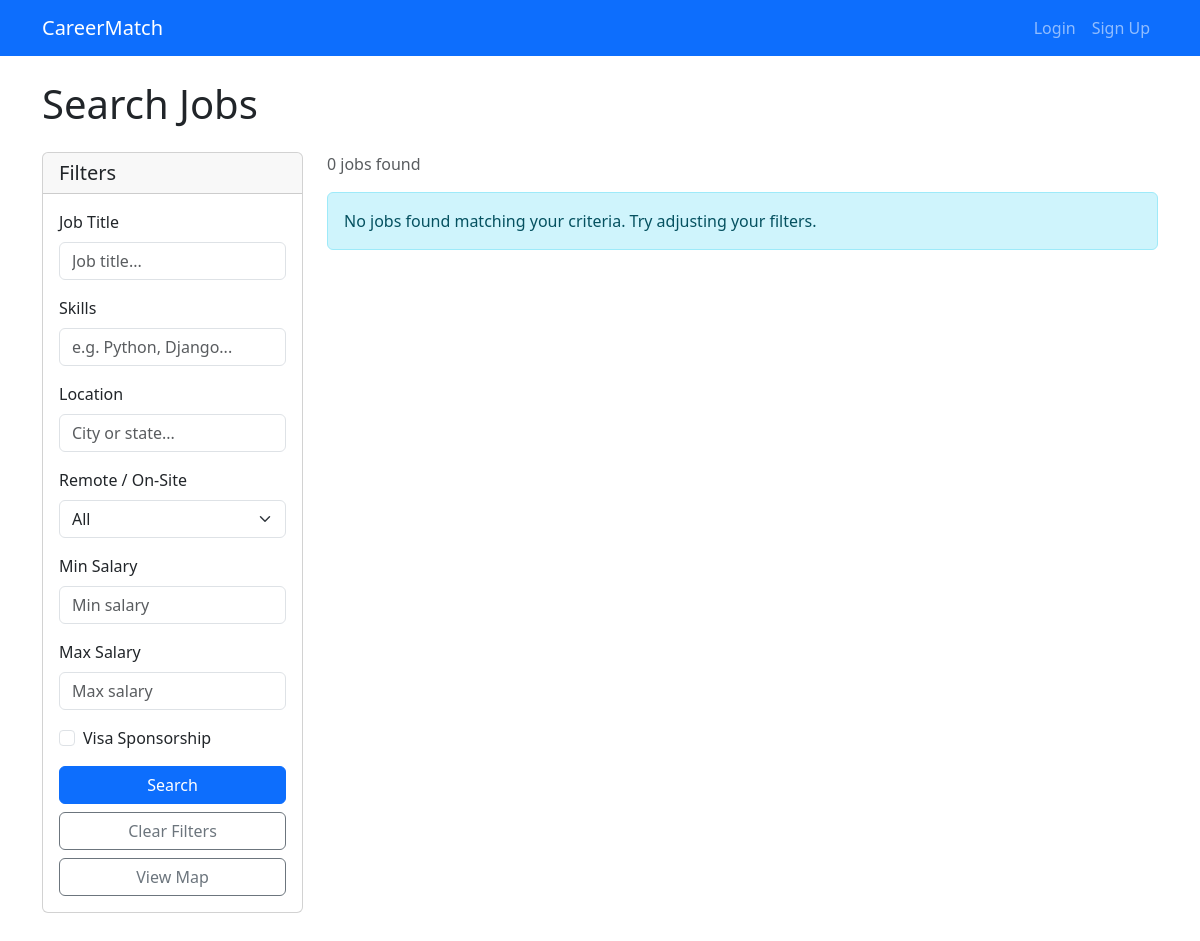
The page /seekers/jobs/ on the database as committed earlier.
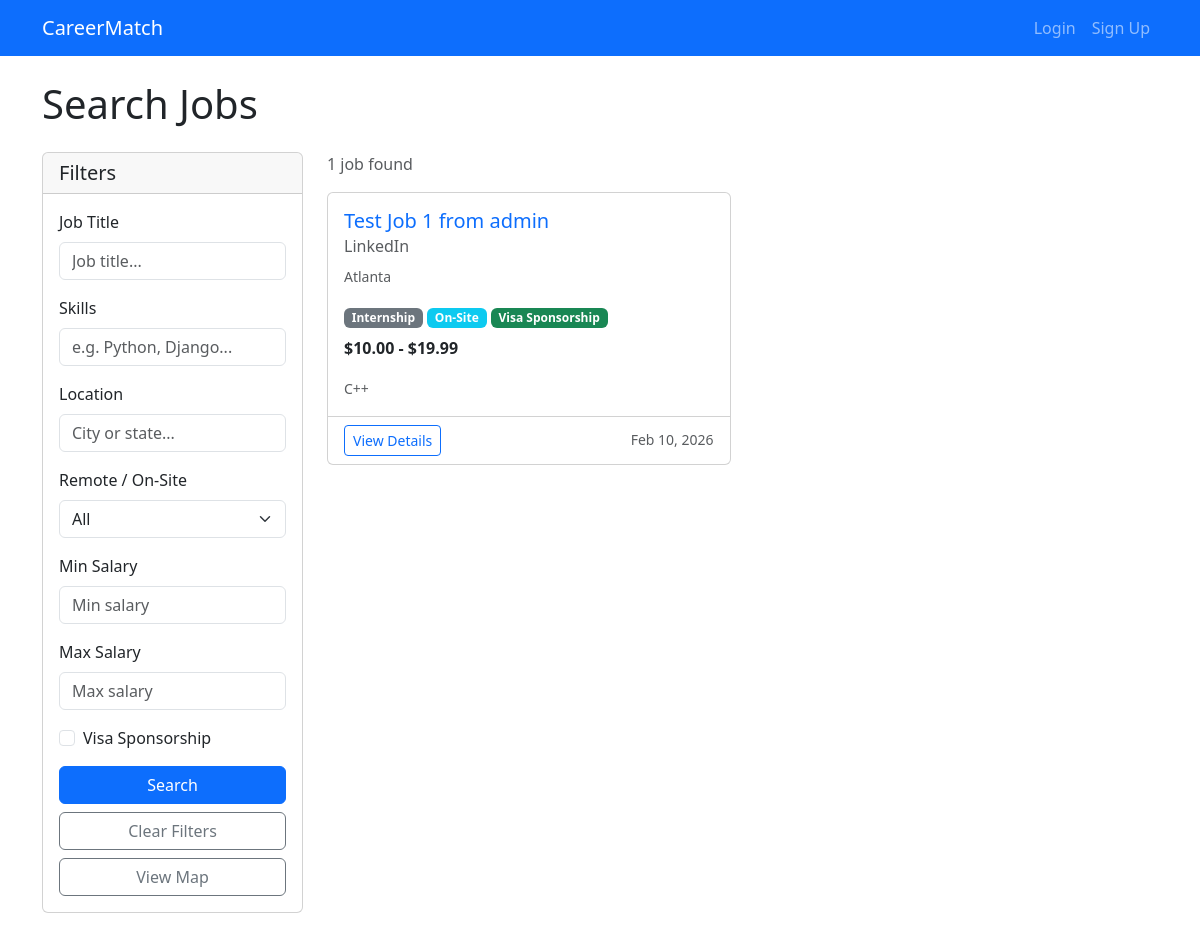
The same page on the database as committed later.
### recruiters/models.py (models this page shows, shortened)
class JobPosting(models.Model):
    JOB_TYPE_CHOICES = [
        ('full_time', 'Full Time'),
        ('part_time', 'Part Time'),
        ('contract', 'Contract'),
        ('internship', 'Internship'),
    ]
    EXPERIENCE_LEVEL_CHOICES = [
        ('entry', 'Entry'),
        ('mid', 'Mid'),
        ('senior', 'Senior'),
        ('executive', 'Executive'),
    ]
    WORK_LOCATION_CHOICES = [
        ('remote', 'Remote'),
        ('on_site', 'On-Site'),
        ('hybrid', 'Hybrid'),
    ]
    recruiter = models.ForeignKey(RecruiterProfile, on_delete=models.CASCADE, related_name='job_postings')
    title = models.CharField(max_length=255)
    description = models.TextField()
    requirements = models.TextField()
    skills = models.CharField(max_length=500, blank=True)
    location = models.CharField(max_length=255)
    job_type = models.CharField(max_length=20, choices=JOB_TYPE_CHOICES)
    experience_level = models.CharField(max_length=20, choices=EXPERIENCE_LEVEL_CHOICES)
    work_location = models.CharField(max_length=20, choices=WORK_LOCATION_CHOICES, default='on_site')
    salary_min = models.DecimalField(max_digits=10, decimal_places=2, null=True, blank=True)
    salary_max = models.DecimalField(max_digits=10, decimal_places=2, null=True, blank=True)
    latitude = models.FloatField(null=True, blank=True)
    longitude = models.FloatField(null=True, blank=True)
    visa_sponsorship = models.BooleanField(default=False)
    is_active = models.BooleanField(default=True)
    application_deadline = models.DateField(null=True, blank=True)
    created_at = models.DateTimeField(auto_now_add=True)
    updated_at = models.DateTimeField(auto_now=True)

class RecruiterProfile(models.Model):
    user = models.OneToOneField(User, on_delete=models.CASCADE, related_name='recruiter_profile')
    company_name = models.CharField(max_length=255)
    company_website = models.URLField(blank=True)
    company_description = models.TextField(blank=True)
    phone = models.CharField(max_length=20, blank=True)

### seekers/views.py (the view)
# urls.py: path('jobs/', views.job_search, name='job_search'),
def job_search(request):
    form = JobSearchForm(request.GET or None)
    jobs = JobPosting.objects.filter(is_active=True).order_by('-created_at')
    jobs = _filter_jobs(form, jobs)
    return render(request, 'seekers/job_search.html', {'form': form, 'jobs': jobs})

### careermatch/context_processors.py (called while the page is built)
def user_role(request):
    is_recruiter = False
    is_seeker = False
    if request.user.is_authenticated:
        from recruiters.models import RecruiterProfile
        from seekers.models import SeekerProfile
        is_recruiter = RecruiterProfile.objects.filter(user=request.user).exists()
        is_seeker = SeekerProfile.objects.filter(user=request.user).exists()
    return {
        'is_recruiter': is_recruiter,
        'is_seeker': is_seeker,
    }

### seekers/views.py (called while the page is built, shortened)
def _filter_jobs(form, jobs):
    if not form.is_valid():
        return jobs

### seekers/templates/seekers/job_search.html (shortened to what the changed rows need)
{% extends 'seekers/base_seekers.html' %}
{% block content %}
<h1 class="mb-4">Search Jobs</h1>
<div class="row">
    <div class="col-md-8 col-lg-9">
        <p class="text-muted mb-3">{{ jobs|length }} job{{ jobs|length|pluralize }} found</p>
        {% if jobs %}
            <div class="row">
                {% for job in jobs %}
                    <div class="col-lg-6 mb-4">
                        <div class="card h-100">
                            <div class="card-body">
                                <h5 class="card-title">
                                    <a href="{% url 'seekers:job_detail' job.pk %}" class="text-decoration-none">{{ job.title }}</a>
                                </h5>
                                <h6 class="card-subtitle mb-2 text-muted">{{ job.recruiter.company_name }}</h6>
                                <p class="card-text">
                                    <small class="text-muted">{{ job.location }}</small>
                                </p>
                                <div class="mb-2">
                                    <span class="badge bg-secondary">{{ job.get_job_type_display }}</span>
                                    <span class="badge bg-info">{{ job.get_work_location_display }}</span>
                                    {% if job.visa_sponsorship %}
                                        <span class="badge bg-success">Visa Sponsorship</span>
                                    {% endif %}
                                </div>
                                {% if job.salary_min or job.salary_max %}
                                    <p class="card-text">
                                        <strong>
                                            {% if job.salary_min %}${{ job.salary_min }}{% endif %}
                                            {% if job.salary_min and job.salary_max %} - {% endif %}
                                            {% if job.salary_max %}${{ job.salary_max }}{% endif %}
                                        </strong>
                                    </p>
                                {% endif %}
                                {% if job.skills %}
                                    <p class="card-text"><small class="text-muted">{{ job.skills }}</small></p>
                                {% endif %}
                            </div>
                            <div class="card-footer bg-transparent">
                                <a href="{% url 'seekers:job_detail' job.pk %}" class="btn btn-sm btn-outline-primary">View Details</a>
                                <small class="text-muted float-end mt-1">{{ job.created_at|date:"M j, Y" }}</small>
                            </div>
                        </div>
                    </div>
                {% endfor %}
            </div>
        {% else %}
            <div class="alert alert-info">
                No jobs found matching your criteria. Try adjusting your filters.
            </div>
        {% endif %}
    </div>
</div>
{% endblock %}

Rows that differ between the two databases and show on the page:
added JobPosting: title "Test Job 1 from admin", recruiter.company_name "LinkedIn", location "Atlanta", job_type "Internship", work_location "On-Site", visa_sponsorship "Visa Sponsorship", salary_min "10.00", salary_max "19.99", skills "C++", created_at "Feb 10, 2026"
Other text that changed with them:
{{ jobs|length }}: "0" → "1"
text no longer shown: "No jobs found matching your criteria. Try adjusting your filters."
